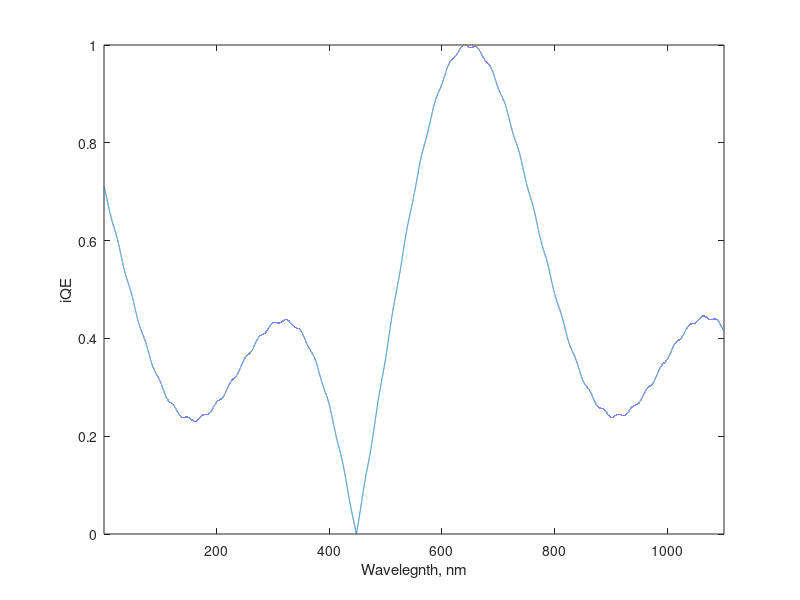

Reproduce this figure in MATLAB. (Note: this script raises an error after producing the figure.)
%% Nicholas Jones - njones31@vt.edu
% Driver script for the detector.
close all;
clear;
clc;

% Utilize an example iQE curve
wl_ref_qe = 1 : 0.01 : 1100;
iqe_ref = sin(2 * pi * wl_ref_qe / 1500 - pi / 2) + ...
    0.5 * sin(4 * pi * wl_ref_qe / 1000) + ...
    0.01 * sin(20 * pi * wl_ref_qe / 500).^2;
% iqe_ref = ones(size(wl_ref_qe));
iqe_ref = abs(iqe_ref) / max(iqe_ref);

% Choose between EM (1) and standard read out (0)
read_opt = 0;

figure();
plot(wl_ref_qe, iqe_ref);
xlim([wl_ref_qe(1) wl_ref_qe(end)]);
ylim([0 1]);
xlabel('Wavelegnth, nm');
ylabel('iQE');

% Instantiate the detector
par_len = 12;
par_wid = 13;
num_std_os = 2;
num_ad_elem = 2;
num_mult = 10;
em_read_noise = 30;
em_read_bias = 150;
std_read_noise = 3;
std_read_bias = 15;

test_det = Detector(par_wid, par_len, num_std_os, num_ad_elem, ...
    num_mult, em_read_noise, em_read_bias, std_read_noise, std_read_bias);

% Define pixel properties
fwc_par = 80000;
fwc_ser = 360000;
cte = 0.999999;
dcr = 0.0015;
cicr_par = 1e-5;
cicr_srl = 1e-4;

% Calculate multiplication probability for a given gain value and number of
% multiplication pixels.
mean_gain = 100;
mult_prob = mean_gain.^(1 / num_mult) - 1;

% Instantiate parallel and serial sections of the register
test_det.init_par_sec(fwc_par, cte, dcr, cicr_par, wl_ref_qe, iqe_ref);
test_det.init_srl_reg(fwc_ser, cte, dcr, cicr_srl, mult_prob, wl_ref_qe, ...
    iqe_ref);

% Instantiate the controller
cam_gain = 21.9739974;
adc_bits = 14;
adc_offset = 0;
vert_freq = 0.9e6;
horz_freq = 1e6;

test_cntrl = Controller(cam_gain, adc_bits, adc_offset, test_det, ...
    vert_freq, horz_freq);

% Damage the detector
% test_cntrl.place_hot_dark_par(0.05, dcr * 10);
% test_cntrl.place_cti_par(0.05, 0.9);
% test_cntrl.place_hot_dark_srl(0.05, dcr * 10);
% test_cntrl.place_cti_srl(0.05, 0.9);

% Set up the observation parameters
t_exp = 100; % s - exposure time
wl_ob = [1 10 215 300 600 1000];

% Set up random soft x-ray background
ph_map_1nm = 0.001 * rand(par_len, par_wid);

ph_map_10nm = 1 * [...
    0 0 0 0 0 0 0 0 0 0 0 0 0; ...
    0 1 0 0 0 0 0 1 0 0 0 0 0; ...
    0 0 1 0 0 0 1 0 0 0 0 0 0; ...
    0 0 0 1 0 1 0 0 0 0 0 0 0; ...
    0 0 0 0 1 0 0 0 0 0 0 0 0; ...
    0 0 0 0 0 0 0 0 0 0 0 0 0; ...
    0 0 0 0 0 0 0 0 0 0 0 0 0; ...
    0 0 0 0 0 0 0 0 0 0 0 0 0; ...
    0 0 0 0 0 0 0 0 0 0 0 0 0; ...
    0 0 0 0 0 0 0 0 0 0 0 0 0; ...
    0 0 0 0 0 0 0 0 0 0 0 0 0; ...
    0 0 0 0 0 0 0 0 0 0 0 0 0;];

ph_map_215nm = 1 * [...
    0 0 0 0 0 0 0 0 0 0 0 0 0; ...
    0 0 0 0 0 0 0 0 1 1 1 1 0; ...
    0 0 0 0 0 0 0 0 0 1 0 0 0; ...
    0 0 0 0 0 0 0 0 0 1 0 0 0; ...
    0 0 0 0 0 0 0 0 0 1 0 0 0; ...
    0 0 0 0 0 0 0 0 0 0 0 0 0; ...
    0 0 0 0 0 0 0 0 0 0 0 0 0; ...
    0 0 0 0 0 0 0 0 0 0 0 0 0; ...
    0 0 0 0 0 0 0 0 0 0 0 0 0; ...
    0 0 0 0 0 0 0 0 0 0 0 0 0; ...
    0 0 0 0 0 0 0 0 0 0 0 0 0; ...
    0 0 0 0 0 0 0 0 0 0 0 0 0;];

ph_map_300nm = 1 * [...
    0 0 0 0 0 0 0 0 0 0 0 0 0; ...
    0 0 0 0 0 0 0 0 0 0 0 0 0; ...
    0 0 0 0 0 0 0 0 0 0 0 0 0; ...
    0 0 0 0 0 0 0 0 0 0 0 0 0; ...
    0 0 0 0 0 0 0 0 0 0 0 0 0; ...
    0 0 0 0 0 0 0 0 0 0 0 0 0; ...
    0 1 0 0 0 1 0 0 0 0 0 0 0; ...
    0 1 1 0 0 1 0 0 0 0 0 0 0; ...
    0 1 0 1 0 1 0 0 0 0 0 0 0; ...
    0 1 0 0 1 1 0 0 0 0 0 0 0; ...
    0 1 0 0 0 1 0 0 0 0 0 0 0; ...
    0 0 0 0 0 0 0 0 0 0 0 0 0;];

ph_map_600nm = 1 * [...
    0 0 0 0 0 0 0 0 0 0 0 0 0; ...
    0 0 0 0 0 0 0 0 0 0 0 0 0; ...
    0 0 0 0 0 0 0 0 0 0 0 0 0; ...
    0 0 0 0 0 0 0 0 0 0 0 0 0; ...
    0 0 0 0 0 0 0 0 0 0 0 0 0; ...
    0 0 0 0 0 0 0 0 0 0 0 0 0; ...
    0 0 0 0 0 0 0 1 1 1 0 0 0; ...
    0 0 0 0 0 0 0 1 0 0 0 0 0; ...
    0 0 0 0 0 0 0 1 1 1 0 0 0; ...
    0 0 0 0 0 0 0 0 0 1 0 0 0; ...
    0 0 0 0 0 0 0 1 1 1 0 0 0; ...
    0 0 0 0 0 0 0 0 0 0 0 0 0;];

ph_map_1000nm = 1 * [...
    0 0 0 0 0 0 0 0 0 0 0 0 0; ...
    0 0 0 0 0 0 0 0 0 0 0 0 0; ...
    0 0 0 0 0 0 0 0 0 0 0 0 0; ...
    0 0 0 0 0 0 0 0 0 0 0 0 0; ...
    0 0 0 0 0 0 0 0 0 0 0 0 0; ...
    0 0 0 0 0 0 0 0 0 0 0 0 0; ...
    0 0 0 0 0 0 0 0 0 0 0 1 0; ...
    0 0 0 0 0 0 0 0 0 0 0 1 0; ...
    0 0 0 0 0 0 0 0 0 0 0 1 0; ...
    0 0 0 0 0 0 0 0 0 0 0 1 0; ...
    0 0 0 0 0 0 0 0 0 0 0 1 0; ...
    0 0 0 0 0 0 0 0 0 0 0 0 0;];

ph_map_comp = cat(3, ph_map_1nm, ph_map_10nm, ph_map_215nm, ...
    ph_map_300nm, ph_map_600nm, ph_map_1000nm);

% Plot the input photon maps
figure();
subplot(3, 2, 1);
imagesc(ph_map_1nm);
axis image;
c = colorbar('location', 'eastoutside');
c.Label.String = 'photons s^{-1}';
ylabel('Vertical Position, Pixels');
title('1 nm Input');

subplot(3, 2, 2);
imagesc(ph_map_10nm);
axis image;
c = colorbar('location', 'eastoutside');
c.Label.String = 'photons s^{-1}';
title('10 nm Input');

subplot(3, 2, 3);
imagesc(ph_map_215nm);
axis image;
c = colorbar('location', 'eastoutside');
c.Label.String = 'photons s^{-1}';
ylabel('Vertical Position, Pixels');
title('215 nm Input');

subplot(3, 2, 4);
imagesc(ph_map_300nm);
axis image;
c = colorbar('location', 'eastoutside');
c.Label.String = 'photons s^{-1}';
title('300 nm Input');

subplot(3, 2, 5);
imagesc(ph_map_600nm);
axis image;
c = colorbar('location', 'eastoutside');
c.Label.String = 'photons s^{-1}';
xlabel('Horizontal Position, Pixels');
ylabel('Vertical Position, Pixels');
title('600 nm Input');

subplot(3, 2, 6);
imagesc(ph_map_1000nm);
axis image;
c = colorbar('location', 'eastoutside');
c.Label.String = 'photons s^{-1}';
xlabel('Horizontal Position, Pixels');
title('1000 nm Input');

% Perform the exposure
if read_opt == 1
    test_cntrl.sng_int_full_fr_em(ph_map_comp, wl_ob, t_exp, 1);
else
    test_cntrl.sng_int_full_fr_std(ph_map_comp, wl_ob, t_exp, 1);
end

rtrn_img = test_cntrl.apply_cam_gain();

% Show the output
% Output in DN
figure();
imagesc(rtrn_img);
axis image;
c = colorbar('location', 'eastoutside');
c.Label.String = 'DN';
set(gca, 'ColorScale', 'log');
xlabel('Horizontal Position, Pixels');
ylabel('Vertical Position, Pixels');
title('Final Image in DN');

% Output in e-
figure();
imagesc(test_cntrl.image_store);
axis image;
c = colorbar('location', 'eastoutside');
c.Label.String = 'e^-';
set(gca, 'ColorScale', 'log');
xlabel('Horizontal Position, Pixels');
ylabel('Vertical Position, Pixels');
title('Final Image in e^-');